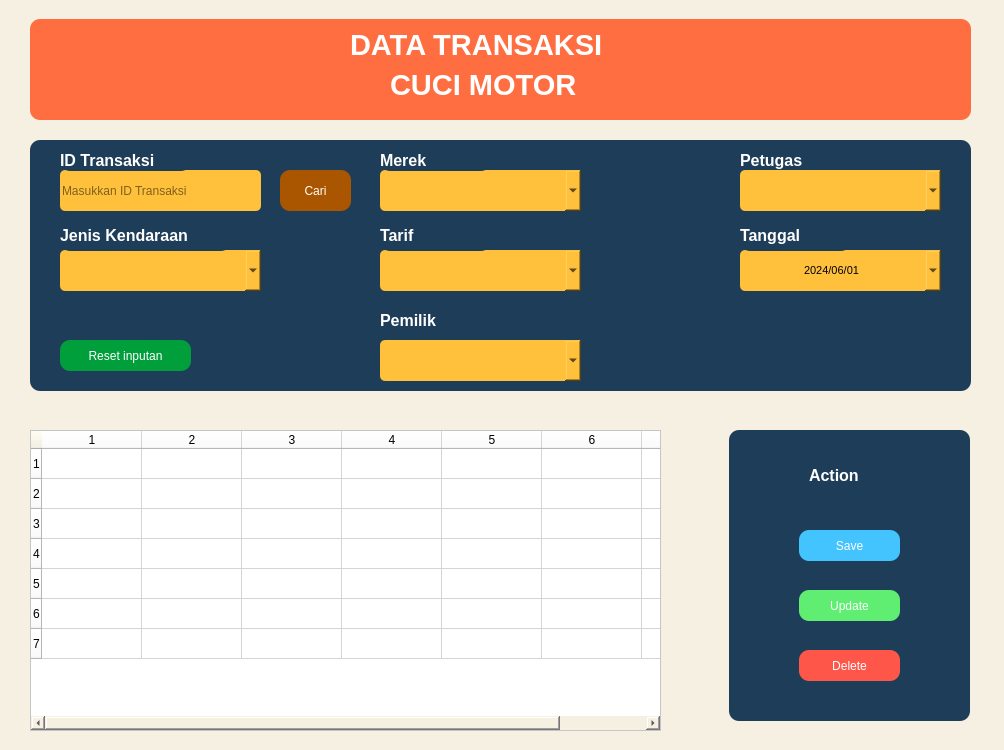
<?xml version="1.0" encoding="UTF-8"?>
<ui version="4.0">
 <class>dialog</class>
 <widget class="QDialog" name="dialog">
  <property name="geometry">
   <rect>
    <x>0</x>
    <y>0</y>
    <width>1004</width>
    <height>750</height>
   </rect>
  </property>
  <property name="windowTitle">
   <string>Dialog</string>
  </property>
  <property name="styleSheet">
   <string notr="true">background-color: rgb(245, 240, 225);</string>
  </property>
  <widget class="QGroupBox" name="groupBox">
   <property name="geometry">
    <rect>
     <x>30</x>
     <y>140</y>
     <width>941</width>
     <height>251</height>
    </rect>
   </property>
   <property name="styleSheet">
    <string notr="true">background-color: rgb(30, 61, 89);
border-radius: 10px;</string>
   </property>
   <property name="title">
    <string/>
   </property>
   <widget class="QLineEdit" name="idTransaksi">
    <property name="geometry">
     <rect>
      <x>30</x>
      <y>30</y>
      <width>201</width>
      <height>41</height>
     </rect>
    </property>
    <property name="styleSheet">
     <string notr="true">background-color: rgb(255, 193, 59);
border-radius: 5px</string>
    </property>
    <property name="placeholderText">
     <string>Masukkan ID Transaksi</string>
    </property>
   </widget>
   <widget class="QComboBox" name="comIdKendaraan">
    <property name="geometry">
     <rect>
      <x>30</x>
      <y>110</y>
      <width>201</width>
      <height>41</height>
     </rect>
    </property>
    <property name="styleSheet">
     <string notr="true">background-color: rgb(255, 193, 59);
border-radius: 5px</string>
    </property>
   </widget>
   <widget class="QComboBox" name="comIdMerek">
    <property name="geometry">
     <rect>
      <x>350</x>
      <y>30</y>
      <width>201</width>
      <height>41</height>
     </rect>
    </property>
    <property name="styleSheet">
     <string notr="true">background-color: rgb(255, 193, 59);
border-radius: 5px</string>
    </property>
   </widget>
   <widget class="QComboBox" name="comIdPetugas">
    <property name="geometry">
     <rect>
      <x>710</x>
      <y>30</y>
      <width>201</width>
      <height>41</height>
     </rect>
    </property>
    <property name="styleSheet">
     <string notr="true">background-color: rgb(255, 193, 59);
border-radius: 5px</string>
    </property>
   </widget>
   <widget class="QComboBox" name="comIdTarif">
    <property name="geometry">
     <rect>
      <x>350</x>
      <y>110</y>
      <width>201</width>
      <height>41</height>
     </rect>
    </property>
    <property name="styleSheet">
     <string notr="true">background-color: rgb(255, 193, 59);
border-radius: 5px</string>
    </property>
   </widget>
   <widget class="QDateEdit" name="tanggalTransaksi">
    <property name="geometry">
     <rect>
      <x>710</x>
      <y>110</y>
      <width>201</width>
      <height>41</height>
     </rect>
    </property>
    <property name="font">
     <font>
      <pointsize>8</pointsize>
      <weight>50</weight>
      <bold>false</bold>
     </font>
    </property>
    <property name="styleSheet">
     <string notr="true">background-color: rgb(255, 193, 59);
border-radius: 5px</string>
    </property>
    <property name="locale">
     <locale language="Indonesian" country="Indonesia"/>
    </property>
    <property name="alignment">
     <set>Qt::AlignCenter</set>
    </property>
    <property name="readOnly">
     <bool>false</bool>
    </property>
    <property name="buttonSymbols">
     <enum>QAbstractSpinBox::UpDownArrows</enum>
    </property>
    <property name="maximumDate">
     <date>
      <year>9999</year>
      <month>12</month>
      <day>28</day>
     </date>
    </property>
    <property name="displayFormat">
     <string>yyyy/MM/dd</string>
    </property>
    <property name="calendarPopup">
     <bool>true</bool>
    </property>
    <property name="currentSectionIndex">
     <number>0</number>
    </property>
    <property name="date">
     <date>
      <year>2024</year>
      <month>6</month>
      <day>1</day>
     </date>
    </property>
   </widget>
   <widget class="QLabel" name="label">
    <property name="geometry">
     <rect>
      <x>30</x>
      <y>10</y>
      <width>131</width>
      <height>21</height>
     </rect>
    </property>
    <property name="font">
     <font>
      <pointsize>12</pointsize>
      <weight>75</weight>
      <bold>true</bold>
     </font>
    </property>
    <property name="styleSheet">
     <string notr="true">color: rgb(255, 255, 255);</string>
    </property>
    <property name="text">
     <string>ID Transaksi</string>
    </property>
   </widget>
   <widget class="QLabel" name="label_2">
    <property name="geometry">
     <rect>
      <x>30</x>
      <y>80</y>
      <width>171</width>
      <height>31</height>
     </rect>
    </property>
    <property name="font">
     <font>
      <pointsize>12</pointsize>
      <weight>75</weight>
      <bold>true</bold>
     </font>
    </property>
    <property name="styleSheet">
     <string notr="true">color: rgb(255, 255, 255);</string>
    </property>
    <property name="text">
     <string>Jenis Kendaraan</string>
    </property>
   </widget>
   <widget class="QLabel" name="label_3">
    <property name="geometry">
     <rect>
      <x>350</x>
      <y>10</y>
      <width>111</width>
      <height>21</height>
     </rect>
    </property>
    <property name="font">
     <font>
      <pointsize>12</pointsize>
      <weight>75</weight>
      <bold>true</bold>
     </font>
    </property>
    <property name="styleSheet">
     <string notr="true">color: rgb(255, 255, 255);</string>
    </property>
    <property name="text">
     <string>Merek</string>
    </property>
   </widget>
   <widget class="QLabel" name="label_4">
    <property name="geometry">
     <rect>
      <x>350</x>
      <y>80</y>
      <width>111</width>
      <height>31</height>
     </rect>
    </property>
    <property name="font">
     <font>
      <pointsize>12</pointsize>
      <weight>75</weight>
      <bold>true</bold>
     </font>
    </property>
    <property name="styleSheet">
     <string notr="true">color: rgb(255, 255, 255);</string>
    </property>
    <property name="text">
     <string>Tarif</string>
    </property>
   </widget>
   <widget class="QLabel" name="label_5">
    <property name="geometry">
     <rect>
      <x>710</x>
      <y>10</y>
      <width>121</width>
      <height>20</height>
     </rect>
    </property>
    <property name="font">
     <font>
      <pointsize>12</pointsize>
      <weight>75</weight>
      <bold>true</bold>
     </font>
    </property>
    <property name="styleSheet">
     <string notr="true">color: rgb(255, 255, 255);</string>
    </property>
    <property name="text">
     <string>Petugas</string>
    </property>
   </widget>
   <widget class="QLabel" name="label_6">
    <property name="geometry">
     <rect>
      <x>710</x>
      <y>80</y>
      <width>111</width>
      <height>31</height>
     </rect>
    </property>
    <property name="font">
     <font>
      <pointsize>12</pointsize>
      <weight>75</weight>
      <bold>true</bold>
     </font>
    </property>
    <property name="styleSheet">
     <string notr="true">color: rgb(255, 255, 255);</string>
    </property>
    <property name="text">
     <string>Tanggal</string>
    </property>
   </widget>
   <widget class="QPushButton" name="btnSearch">
    <property name="geometry">
     <rect>
      <x>250</x>
      <y>30</y>
      <width>71</width>
      <height>41</height>
     </rect>
    </property>
    <property name="styleSheet">
     <string notr="true">background-color: rgb(170, 85, 0);
border-radius: 10px;
font: 5 8pt &quot;Arial Black&quot;;
color:white;</string>
    </property>
    <property name="text">
     <string>Cari</string>
    </property>
    <property name="icon">
     <iconset>
      <normaloff>../../../../praktikum/python code/Perpustakaan/Asset/cari.png</normaloff>../../../../praktikum/python code/Perpustakaan/Asset/cari.png</iconset>
    </property>
   </widget>
   <widget class="QPushButton" name="btnReset">
    <property name="geometry">
     <rect>
      <x>30</x>
      <y>200</y>
      <width>131</width>
      <height>31</height>
     </rect>
    </property>
    <property name="styleSheet">
     <string notr="true">border-radius: 10px;
background-color: rgb(0, 159, 60);
font: 5 8pt &quot;Arial Black&quot;;
color:white;</string>
    </property>
    <property name="text">
     <string>Reset inputan</string>
    </property>
    <property name="icon">
     <iconset>
      <normaloff>../../../../praktikum/python code/Perpustakaan/Asset/reset.png</normaloff>../../../../praktikum/python code/Perpustakaan/Asset/reset.png</iconset>
    </property>
   </widget>
   <widget class="QComboBox" name="comIdPemilik">
    <property name="geometry">
     <rect>
      <x>350</x>
      <y>200</y>
      <width>201</width>
      <height>41</height>
     </rect>
    </property>
    <property name="styleSheet">
     <string notr="true">background-color: rgb(255, 193, 59);
border-radius: 5px</string>
    </property>
   </widget>
   <widget class="QLabel" name="label_10">
    <property name="geometry">
     <rect>
      <x>350</x>
      <y>170</y>
      <width>111</width>
      <height>21</height>
     </rect>
    </property>
    <property name="font">
     <font>
      <pointsize>12</pointsize>
      <weight>75</weight>
      <bold>true</bold>
     </font>
    </property>
    <property name="styleSheet">
     <string notr="true">color: rgb(255, 255, 255);</string>
    </property>
    <property name="text">
     <string>Pemilik</string>
    </property>
   </widget>
  </widget>
  <widget class="QGroupBox" name="groupBox_2">
   <property name="geometry">
    <rect>
     <x>30</x>
     <y>19</y>
     <width>941</width>
     <height>101</height>
    </rect>
   </property>
   <property name="styleSheet">
    <string notr="true">background-color: rgb(255, 110, 64);
border-radius: 10px</string>
   </property>
   <property name="title">
    <string/>
   </property>
   <widget class="QLabel" name="label_7">
    <property name="geometry">
     <rect>
      <x>320</x>
      <y>10</y>
      <width>341</width>
      <height>31</height>
     </rect>
    </property>
    <property name="font">
     <font>
      <pointsize>22</pointsize>
      <weight>75</weight>
      <bold>true</bold>
     </font>
    </property>
    <property name="styleSheet">
     <string notr="true">color: rgb(255, 255, 255);</string>
    </property>
    <property name="text">
     <string>DATA TRANSAKSI</string>
    </property>
   </widget>
   <widget class="QLabel" name="label_8">
    <property name="geometry">
     <rect>
      <x>360</x>
      <y>50</y>
      <width>251</width>
      <height>31</height>
     </rect>
    </property>
    <property name="font">
     <font>
      <pointsize>22</pointsize>
      <weight>75</weight>
      <bold>true</bold>
     </font>
    </property>
    <property name="styleSheet">
     <string notr="true">color: rgb(255, 255, 255);</string>
    </property>
    <property name="text">
     <string>CUCI MOTOR</string>
    </property>
   </widget>
  </widget>
  <widget class="QTableWidget" name="gridTransaksi">
   <property name="geometry">
    <rect>
     <x>30</x>
     <y>430</y>
     <width>631</width>
     <height>301</height>
    </rect>
   </property>
   <property name="styleSheet">
    <string notr="true">background-color: rgb(255, 255, 255);</string>
   </property>
   <row>
    <property name="text">
     <string>1</string>
    </property>
   </row>
   <row>
    <property name="text">
     <string>2</string>
    </property>
   </row>
   <row>
    <property name="text">
     <string>3</string>
    </property>
   </row>
   <row>
    <property name="text">
     <string>4</string>
    </property>
   </row>
   <row>
    <property name="text">
     <string>5</string>
    </property>
   </row>
   <row>
    <property name="text">
     <string>6</string>
    </property>
   </row>
   <row>
    <property name="text">
     <string>7</string>
    </property>
   </row>
   <column>
    <property name="text">
     <string>1</string>
    </property>
   </column>
   <column>
    <property name="text">
     <string>2</string>
    </property>
   </column>
   <column>
    <property name="text">
     <string>3</string>
    </property>
   </column>
   <column>
    <property name="text">
     <string>4</string>
    </property>
   </column>
   <column>
    <property name="text">
     <string>5</string>
    </property>
   </column>
   <column>
    <property name="text">
     <string>6</string>
    </property>
   </column>
   <column>
    <property name="text">
     <string>7</string>
    </property>
   </column>
  </widget>
  <widget class="QGroupBox" name="groupBox_3">
   <property name="geometry">
    <rect>
     <x>729</x>
     <y>430</y>
     <width>241</width>
     <height>291</height>
    </rect>
   </property>
   <property name="styleSheet">
    <string notr="true">background-color: rgb(30, 61, 89);
border-radius: 10px</string>
   </property>
   <property name="title">
    <string/>
   </property>
   <widget class="QPushButton" name="btnSave">
    <property name="geometry">
     <rect>
      <x>70</x>
      <y>100</y>
      <width>101</width>
      <height>31</height>
     </rect>
    </property>
    <property name="styleSheet">
     <string notr="true">border-radius: 10px;
background-color: rgb(68, 196, 255);
font: 5 8pt &quot;Arial Black&quot;;
color:white;</string>
    </property>
    <property name="text">
     <string>Save</string>
    </property>
    <property name="icon">
     <iconset>
      <normaloff>../../../../praktikum/python code/Perpustakaan/Asset/save.png</normaloff>../../../../praktikum/python code/Perpustakaan/Asset/save.png</iconset>
    </property>
   </widget>
   <widget class="QPushButton" name="btnUpdate">
    <property name="geometry">
     <rect>
      <x>70</x>
      <y>160</y>
      <width>101</width>
      <height>31</height>
     </rect>
    </property>
    <property name="styleSheet">
     <string notr="true">border-radius: 10px;
font: 5 8pt &quot;Arial Black&quot;;
color:white;
background-color: rgb(95, 238, 114);</string>
    </property>
    <property name="text">
     <string>Update</string>
    </property>
    <property name="icon">
     <iconset>
      <normaloff>../../../../praktikum/python code/Perpustakaan/Asset/update.png</normaloff>../../../../praktikum/python code/Perpustakaan/Asset/update.png</iconset>
    </property>
   </widget>
   <widget class="QPushButton" name="btnDelete">
    <property name="geometry">
     <rect>
      <x>70</x>
      <y>220</y>
      <width>101</width>
      <height>31</height>
     </rect>
    </property>
    <property name="styleSheet">
     <string notr="true">border-radius: 10px;
font: 5 8pt &quot;Arial Black&quot;;
background-color: rgb(255, 86, 74);
color:white;</string>
    </property>
    <property name="text">
     <string>Delete</string>
    </property>
    <property name="icon">
     <iconset>
      <normaloff>../../../../praktikum/python code/Perpustakaan/Asset/delete.png</normaloff>../../../../praktikum/python code/Perpustakaan/Asset/delete.png</iconset>
    </property>
   </widget>
   <widget class="QLabel" name="label_9">
    <property name="geometry">
     <rect>
      <x>80</x>
      <y>30</y>
      <width>81</width>
      <height>31</height>
     </rect>
    </property>
    <property name="font">
     <font>
      <pointsize>12</pointsize>
      <weight>75</weight>
      <bold>true</bold>
     </font>
    </property>
    <property name="styleSheet">
     <string notr="true">color: rgb(255, 255, 255);</string>
    </property>
    <property name="text">
     <string>Action</string>
    </property>
   </widget>
  </widget>
 </widget>
 <resources/>
 <connections/>
</ui>
